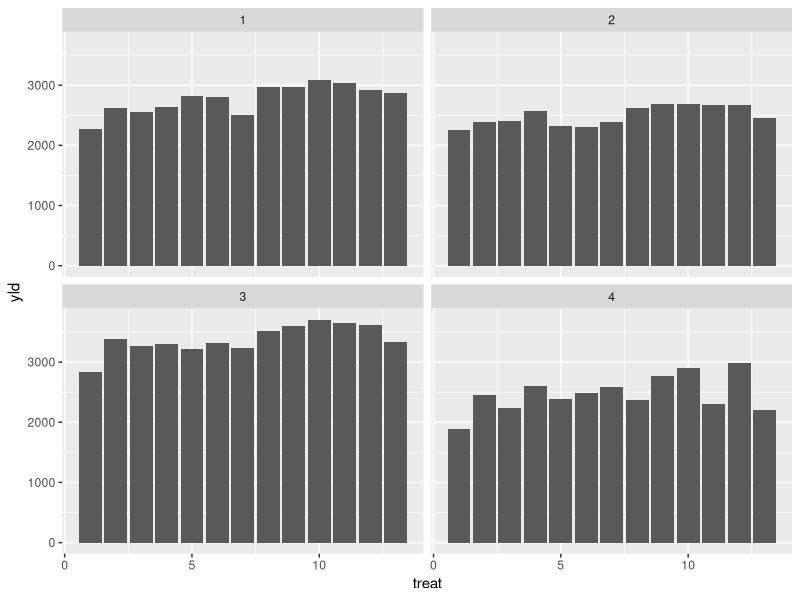
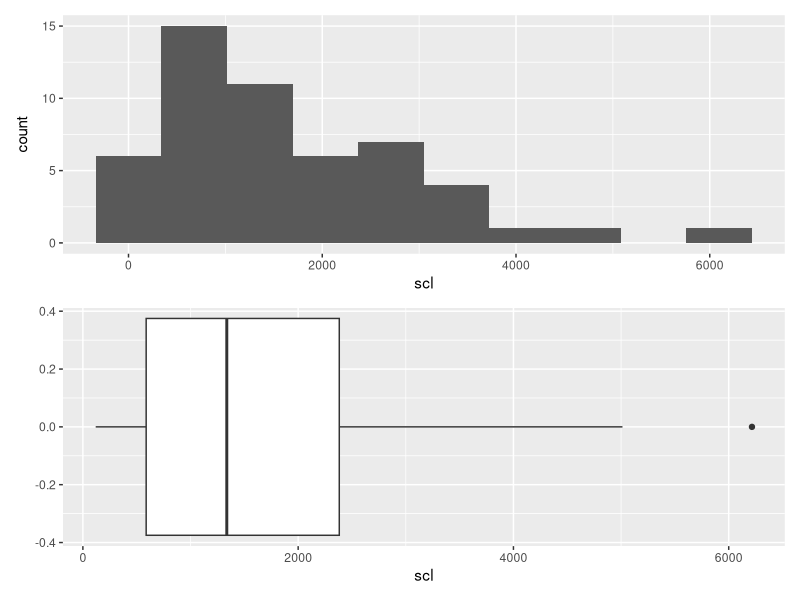
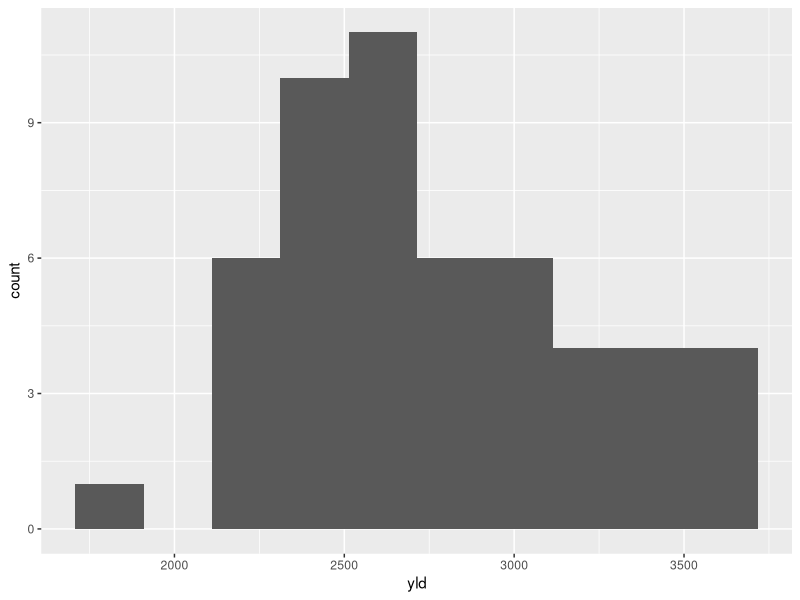
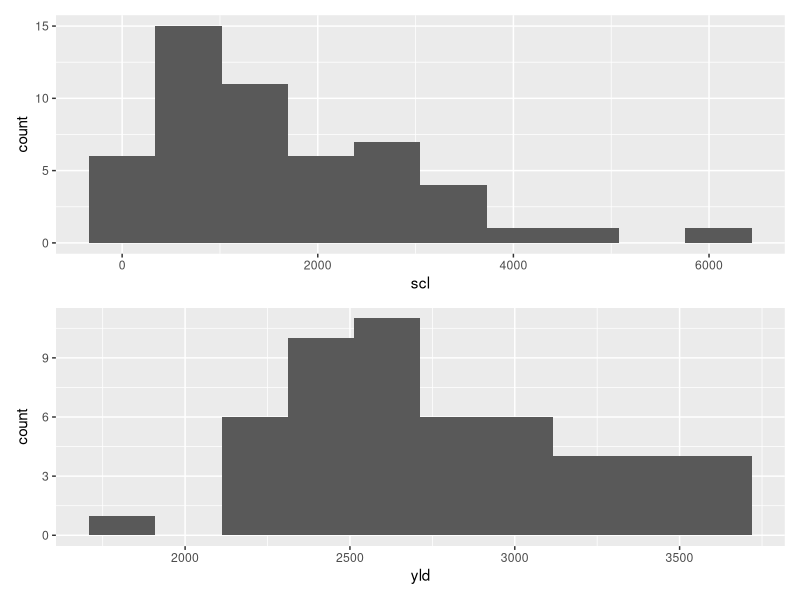

These charts were generated, in order, by the following R code:
## ---- chunk 1
library(tidyverse)
library(readxl)

mofo <- read_excel("dados-diversos.xlsx", "mofo")
## ---- chunk 2
mofo |> 
  ggplot(aes(treat, yld))+
  geom_col()+
  facet_wrap(~study)
## ---- chunk 3
h <- mofo |> 
  ggplot(aes(scl))+
  geom_histogram(bins = 10)

b <- mofo |> 
  ggplot(aes(scl))+
  geom_boxplot()
## ---- chunk 4
library(patchwork)
h / b
## ---- chunk 5
mofo2 <- mofo
## ---- chunk 6
h2 <- mofo2 |> 
  ggplot(aes(yld))+
  geom_histogram(bins = 10)
h2

h / h2
## ---- chunk 7
survey <- read_excel("dados-diversos.xlsx", "survey")

survey |> 
  filter(state == "RS") |> 
  count(species, residue) |> 
  arrange(n) |> 
  rename(res = residue) |> 
  mutate(n_class = case_when(
          n < 30 ~ "baixa",
          TRUE ~ "Alta"))
